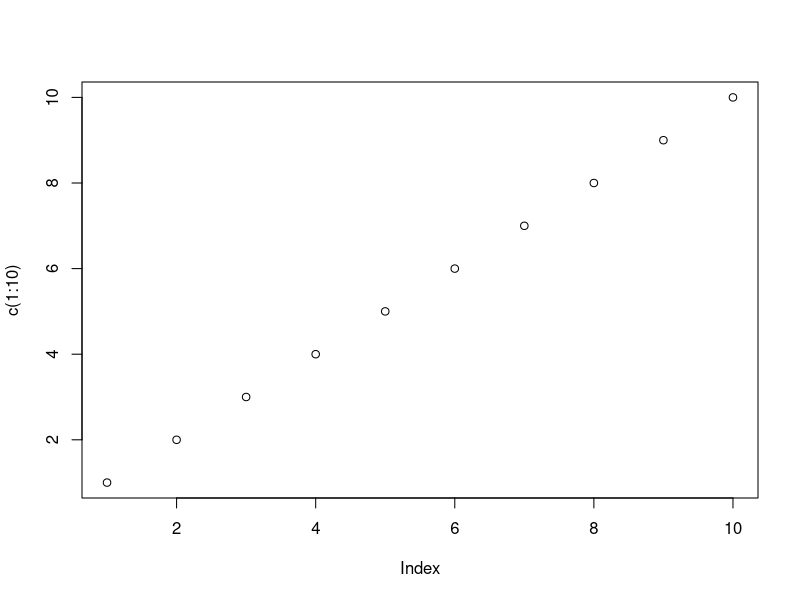

Write the R code that produced this figure.
## ---- chunk 1
plot(c(1:10))
